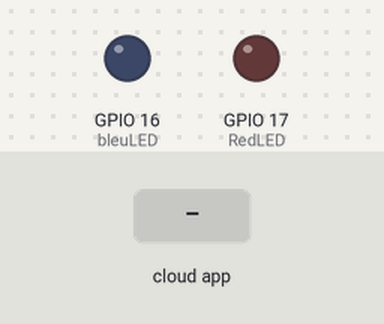
Recording of a sketch running on a simulated ESP32. Parts: output pins drawn as LEDs (lit = HIGH). The test bench sets the inputs (shaded band). WiFi joins after 1.5 s; servers stay silent unless stated; the Firebase database answers and starts empty; what the sketch prints to the serial monitor is not drawn.

Above: at 2.7 s.
2.8 s: the phone or cloud app sets state to 1
At 3.5 s:
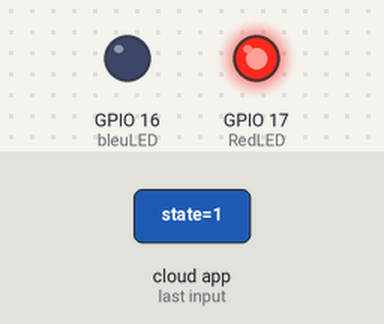
4.3 s: the phone or cloud app sets state to 1
At 5.6 s:
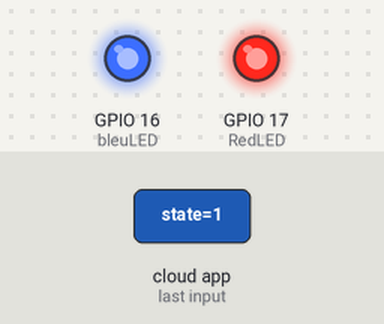
6.1 s: the phone or cloud app sets state to 0
At 7.2 s:
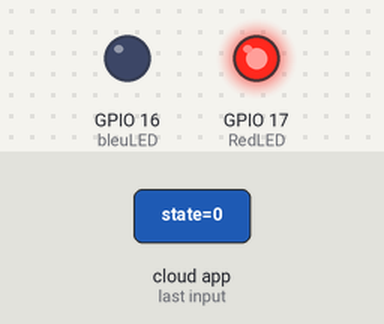
Timing chart, 0 to 9.1 s (numbered marks = the images above; inputs shaded):
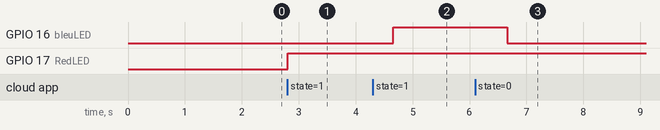

Measured:
- after the input at 2.8 s, GPIO 17 (RedLED): LOW → HIGH at once
- after the input at 4.3 s, GPIO 16 (bleuLED): LOW → HIGH after 0.36 s
- after the input at 6.1 s, GPIO 16 (bleuLED): HIGH → LOW after 0.56 s

The sketch:

ESP32-Firebase-APP.ino
```cpp
#include <WiFi.h>
#include <Firebase_ESP_Client.h>

// Provide the token generation process info.
#include <addons/TokenHelper.h>

// Provide the RTDB payload printing info and other helper functions.
#include <addons/RTDBHelper.h>

/* 1. Define the WiFi credentials */
#define WIFI_SSID "Hexabyte_Gaf8812"
#define WIFI_PASSWORD "71232000"

/* 2. Define the API Key */
#define API_KEY "AIzaSyDLbueOogb-vY2jX8PQRS7btBsqF7-Zd_w"

/* 3. Define the RTDB URL */
#define DATABASE_URL "https://mitledcontrol-18df7-default-rtdb.firebaseio.com/"

/* 4. Define the user Email and password that alreadey registerd or added in your project */
#define USER_EMAIL "chaker.gamra@ensi-uma.tn"
#define USER_PASSWORD "123456"

// Define Firebase Data object
FirebaseData fbdo;

FirebaseAuth auth;
FirebaseConfig config;

unsigned long sendDataPrevMillis = 0;

const int bleuLED = 16;
const int RedLED = 17;

void setup()
{
  pinMode(bleuLED, OUTPUT);
  digitalWrite(bleuLED, LOW);
  pinMode(RedLED, OUTPUT);
  digitalWrite(RedLED, LOW);

  Serial.begin(115200);
  WiFi.begin(WIFI_SSID, WIFI_PASSWORD);

  Serial.print("Connecting to Wi-Fi");
  while (WiFi.status() != WL_CONNECTED)
  {
    Serial.print(".");
    delay(300);
  }
  Serial.println();
  Serial.print("Connected with IP: ");
  Serial.println(WiFi.localIP());
  Serial.println();

  /* Assign the api key (required) */
  config.api_key = API_KEY;

  /* Assign the user sign in credentials */
  auth.user.email = USER_EMAIL;
  auth.user.password = USER_PASSWORD;

  /* Assign the RTDB URL (required) */
  config.database_url = DATABASE_URL;

   /* Assign the callback function for the long running token generation task */
  config.token_status_callback = tokenStatusCallback; // see addons/TokenHelper.h


  // Comment or pass false value when WiFi reconnection will control by your code or third party library e.g. WiFiManager
  Firebase.reconnectNetwork(true);

  // Since v4.4.x, BearSSL engine was used, the SSL buffer need to be set.
  // Large data transmission may require larger RX buffer, otherwise connection issue or data read time out can be occurred.
  fbdo.setBSSLBufferSize(4096 /* Rx buffer size in bytes from 512 - 16384 */, 1024 /* Tx buffer size in bytes from 512 - 16384 */);

  // Limit the size of response payload to be collected in FirebaseData
  fbdo.setResponseSize(2048);

  Firebase.begin(&config, &auth);

  Firebase.setDoubleDigits(5);

  config.timeout.serverResponse = 10 * 1000;
}

void loop()
{
  // Firebase.ready() should be called repeatedly to handle authentication tasks.
  if (Firebase.ready() && (millis() - sendDataPrevMillis > 1000 || sendDataPrevMillis == 0))
  {
    sendDataPrevMillis = millis();

   if(Firebase.RTDB.getString(&fbdo, "/MITLedControl/blue/state")){
    digitalWrite(bleuLED, atoi(fbdo.to<const char *>()));
   }else{
    Serial.println(fbdo.errorReason().c_str());
   }

   if(Firebase.RTDB.getString(&fbdo, "/MITLedControl/red/state")){
    digitalWrite(RedLED, atoi(fbdo.to<const char *>()));
   }else{
    Serial.println(fbdo.errorReason().c_str());
   }
  }
}
```
